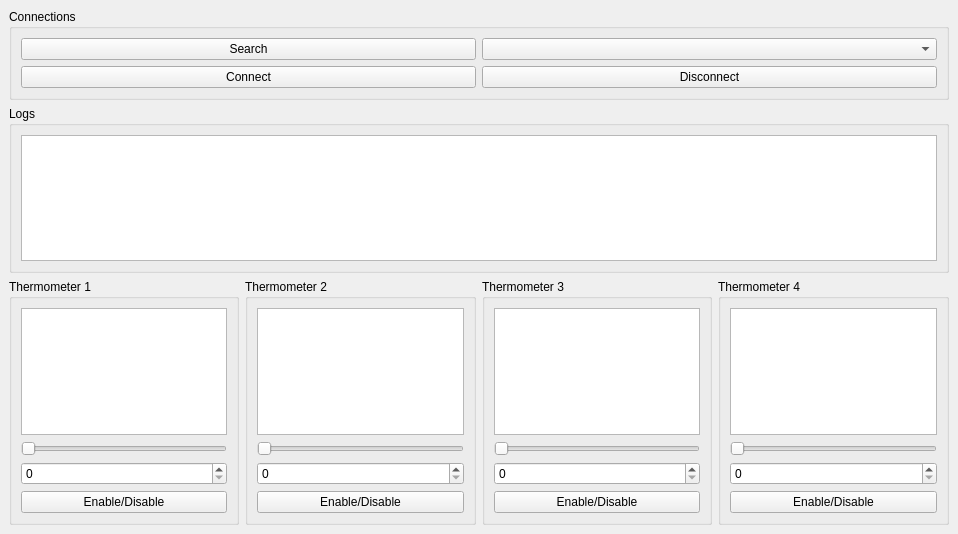
<?xml version="1.0" encoding="UTF-8"?>
<ui version="4.0">
 <class>MainWindow</class>
 <widget class="QMainWindow" name="MainWindow">
  <property name="geometry">
   <rect>
    <x>0</x>
    <y>0</y>
    <width>958</width>
    <height>534</height>
   </rect>
  </property>
  <property name="windowTitle">
   <string>MainWindow</string>
  </property>
  <widget class="QWidget" name="centralwidget">
   <layout class="QGridLayout" name="gridLayout">
    <item row="2" column="3">
     <widget class="QGroupBox" name="groupBox_5">
      <property name="title">
       <string>Thermometer 4</string>
      </property>
      <layout class="QGridLayout" name="gridLayout_7">
       <item row="0" column="0">
        <widget class="QTextEdit" name="textEditThermometer4"/>
       </item>
       <item row="2" column="0">
        <widget class="QSpinBox" name="spinBoxThermometer4">
         <property name="maximum">
          <number>125</number>
         </property>
        </widget>
       </item>
       <item row="1" column="0">
        <widget class="QSlider" name="horizontalSliderThermometer4">
         <property name="maximum">
          <number>125</number>
         </property>
         <property name="orientation">
          <enum>Qt::Horizontal</enum>
         </property>
        </widget>
       </item>
       <item row="3" column="0">
        <widget class="QPushButton" name="pushButtonThermometer4">
         <property name="text">
          <string>Enable/Disable</string>
         </property>
        </widget>
       </item>
      </layout>
     </widget>
    </item>
    <item row="2" column="0">
     <widget class="QGroupBox" name="groupBox_2">
      <property name="title">
       <string>Thermometer 1</string>
      </property>
      <layout class="QGridLayout" name="gridLayout_3">
       <item row="0" column="0">
        <widget class="QTextEdit" name="textEditThermometer1"/>
       </item>
       <item row="2" column="0">
        <widget class="QSpinBox" name="spinBoxThermometer1">
         <property name="maximum">
          <number>125</number>
         </property>
        </widget>
       </item>
       <item row="1" column="0">
        <widget class="QSlider" name="horizontalSliderThermometer1">
         <property name="maximum">
          <number>125</number>
         </property>
         <property name="pageStep">
          <number>1</number>
         </property>
         <property name="orientation">
          <enum>Qt::Horizontal</enum>
         </property>
        </widget>
       </item>
       <item row="3" column="0">
        <widget class="QPushButton" name="pushButtonThermometer1">
         <property name="text">
          <string>Enable/Disable</string>
         </property>
        </widget>
       </item>
      </layout>
     </widget>
    </item>
    <item row="2" column="1">
     <widget class="QGroupBox" name="groupBox_3">
      <property name="title">
       <string>Thermometer 2</string>
      </property>
      <layout class="QGridLayout" name="gridLayout_5">
       <item row="0" column="0">
        <widget class="QTextEdit" name="textEditThermometer2"/>
       </item>
       <item row="1" column="0">
        <widget class="QSlider" name="horizontalSliderThermometer2">
         <property name="maximum">
          <number>125</number>
         </property>
         <property name="orientation">
          <enum>Qt::Horizontal</enum>
         </property>
        </widget>
       </item>
       <item row="2" column="0">
        <widget class="QSpinBox" name="spinBoxThermometer2">
         <property name="maximum">
          <number>125</number>
         </property>
        </widget>
       </item>
       <item row="3" column="0">
        <widget class="QPushButton" name="pushButtonThermometer2">
         <property name="text">
          <string>Enable/Disable</string>
         </property>
        </widget>
       </item>
      </layout>
     </widget>
    </item>
    <item row="2" column="2">
     <widget class="QGroupBox" name="groupBox_4">
      <property name="title">
       <string>Thermometer 3</string>
      </property>
      <layout class="QGridLayout" name="gridLayout_6">
       <item row="0" column="0">
        <widget class="QTextEdit" name="textEditThermometer3"/>
       </item>
       <item row="1" column="0">
        <widget class="QSlider" name="horizontalSliderThermometer3">
         <property name="maximum">
          <number>125</number>
         </property>
         <property name="orientation">
          <enum>Qt::Horizontal</enum>
         </property>
        </widget>
       </item>
       <item row="2" column="0">
        <widget class="QSpinBox" name="spinBoxThermometer3">
         <property name="maximum">
          <number>125</number>
         </property>
        </widget>
       </item>
       <item row="3" column="0">
        <widget class="QPushButton" name="pushButtonThermometer3">
         <property name="text">
          <string>Enable/Disable</string>
         </property>
        </widget>
       </item>
      </layout>
     </widget>
    </item>
    <item row="0" column="0" colspan="4">
     <widget class="QGroupBox" name="groupBox">
      <property name="title">
       <string>Connections</string>
      </property>
      <layout class="QGridLayout" name="gridLayout_2">
       <item row="0" column="0">
        <widget class="QPushButton" name="pushButtonSearch">
         <property name="text">
          <string>Search</string>
         </property>
        </widget>
       </item>
       <item row="0" column="1">
        <widget class="QComboBox" name="comboBoxDevices"/>
       </item>
       <item row="1" column="0">
        <widget class="QPushButton" name="pushButtonConnect">
         <property name="text">
          <string>Connect</string>
         </property>
        </widget>
       </item>
       <item row="1" column="1">
        <widget class="QPushButton" name="pushButtonDisconnect">
         <property name="text">
          <string>Disconnect</string>
         </property>
        </widget>
       </item>
      </layout>
     </widget>
    </item>
    <item row="1" column="0" colspan="4">
     <widget class="QGroupBox" name="groupBox_6">
      <property name="title">
       <string>Logs</string>
      </property>
      <layout class="QGridLayout" name="gridLayout_4">
       <item row="0" column="0">
        <widget class="QTextEdit" name="textEditLogs"/>
       </item>
      </layout>
     </widget>
    </item>
   </layout>
  </widget>
 </widget>
 <resources/>
 <connections/>
</ui>
